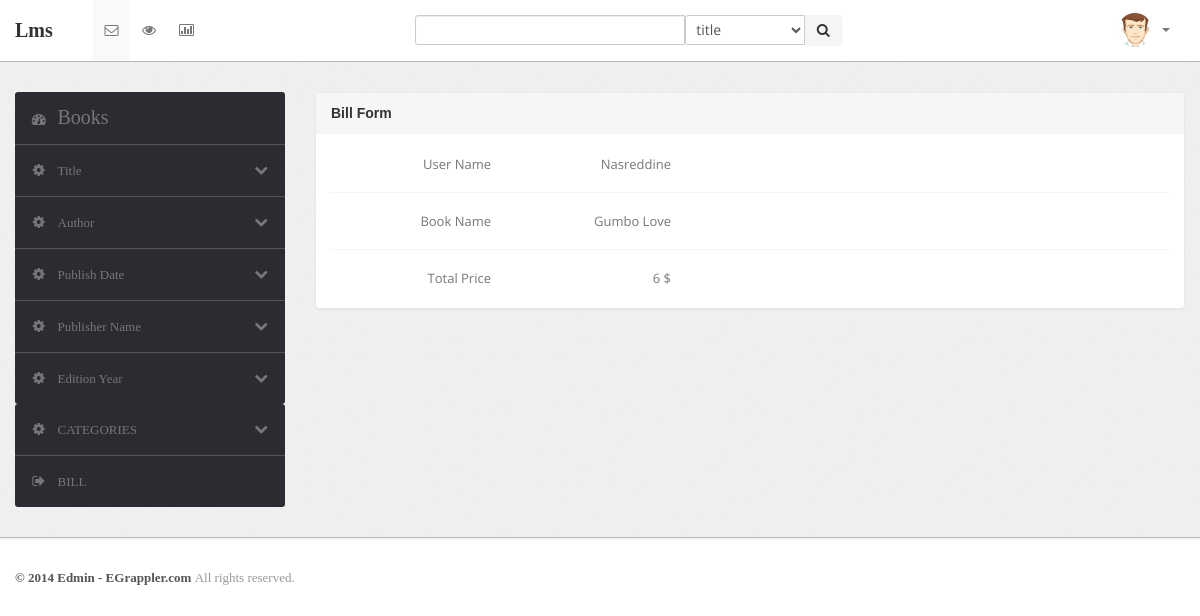
/user/bill.php (signed in), run on the app's committed database.
### tables this page shows
CREATE TABLE `bill` (
  `bill_id` int(11) NOT NULL,
  `borrow_id` int(11) NOT NULL,
  `user_id` int(11) NOT NULL,
  `book_id` int(11) NOT NULL,
  `user_name` varchar(55) NOT NULL,
  `book_name` varchar(55) NOT NULL,
  `bill_price` int(15) NOT NULL,
  `bill_status` text NOT NULL
);

### user/bill.php (the view, shortened to what this page needs)
<?php
include_once '../dbconnect.php';
?>
<?php include('include/header.php'); ?>
    <link href="../style.css" rel="stylesheet">
	<?php
		$user_id = $_SESSION['usr_id'];
		$result = mysqli_query($con, "SELECT * FROM bill where user_id = $user_id and bill_status = 'unpaid'");
	?>
				<div class="span9">
					<div class="content">
					<?php
						while($row = mysqli_fetch_array($result)) {
							$totalprice = $row['bill_price'];
							$user_name = $row['user_name'];
							$bookname = $row['book_name'];
					?>
						<div class="module">
							<div class="module-head">
								<h3>Bill Form</h3>
							</div>
							<div class="module-body">
								<form class="form-horizontal row-fluid">
										<div class="control-group">
											<label class="control-label" for="basicinput">User Name</label>
											<div class="controls">
												<label class="control-label"><?php echo $user_name; ?></label>
											</div>
										</div>
										<div class="control-group">
											<label class="control-label" for="basicinput">Book Name</label>
											<div class="controls">
												<label class="control-label"><?php echo $bookname; ?> </label>
											</div>
										</div>
										<div class="control-group">
											<label class="control-label" for="basicinput">Total Price</label>
											<div class="controls">
												<label class="control-label"><?php echo $totalprice; ?> $</label>
											</div>
										</div>
							</div>
						</div>
					<?php
						}
					?>
					</div>
				</div>
			</div>
		</div>
	</div>
	<div class="footer">
		<div class="container">
			<b class="copyright">&copy; 2014 Edmin - EGrappler.com </b> All rights reserved.
		</div>
	</div>
</body>

### user/css/theme.css (style rules this page uses)
body { font-size: 13px; font-family: 'Open Sans', Arial, sans-serif; background: #fff; color: #777 }
h1, h2, h3, h4, h5, h6 { color: #333; margin-top: 0 }
h3 { font-size: 20px }
strong, b { color: #555 }
.footer { color: #999; padding: 30px 0 60px }
form { margin: 0 }
select, textarea, input[type="text"], input[type="password"], input[type="datetime"], input[type="datetime-local"], input[type="date"], input[type="month"], input[type="time"], input[type="week"], input[type="number"], input[type="email"], input[type="url"], input[type="search"], input[type="tel"], input[type="color"], .uneditable-input, label, input, button, select, textarea { -webkit-border-radius: 3px; -moz-border-radius: 3px; border-radius: 3px; font-size: 13px; font-family: 'Open Sans', Tahoma, Arial, sans-serif }
.module { background: #fff; -webkit-border-radius: 3px; -moz-border-radius: 3px; border-radius: 3px; border: 1px solid #ccc; border-bottom-color: #bbb; -webkit-box-shadow: 0 0 1px rgba(0,0,0,0.2); -moz-box-shadow: 0 0 1px rgba(0,0,0,0.2); box-shadow: 0 0 1px rgba(0,0,0,0.2); margin-bottom: 30px }
.form-horizontal .control-group, .form-vertical .control-group { margin-bottom: 0 }
.form-horizontal .control-group+.control-group, .form-vertical .control-group+.control-group { margin-top: 13px; padding-top: 13px; border-top: 1px solid #f5f5f5 }
.module { box-shadow: 0 0 3px rgba(0,0,0,.1); border-color: #e9e9e9; margin-bottom: 20px; background-color: #fff; border-radius: 4px; -webkit-box-shadow: 0 1px 1px rgba(0,0,0,.05); box-shadow: 0 1px 1px rgba(0,0,0,.05); }
.module-head { color: #767676; background-color: #f6f6f6; border-color: #e9e9e9; padding: 10px 15px; border-bottom: 1px solid transparent; border-top-right-radius: 3px; border-top-left-radius: 3px; }
.module-head h3 { font-size: 14px; line-height: 20px; height: 20px; margin: 0 }
.module-body { padding: 15px }

### style.css (style rules this page uses)
body,html { overflow-x:hidden; }
body { font-family: 'Merriweather', serif; overflow-x: hidden !important; }
h1,h2,h3,h4,h5,h6 { font-family: 'Varela', sans-serif; }

### data on the page
bill: user_name "Nasreddine", book_name "Gumbo Love", bill_price "6"
